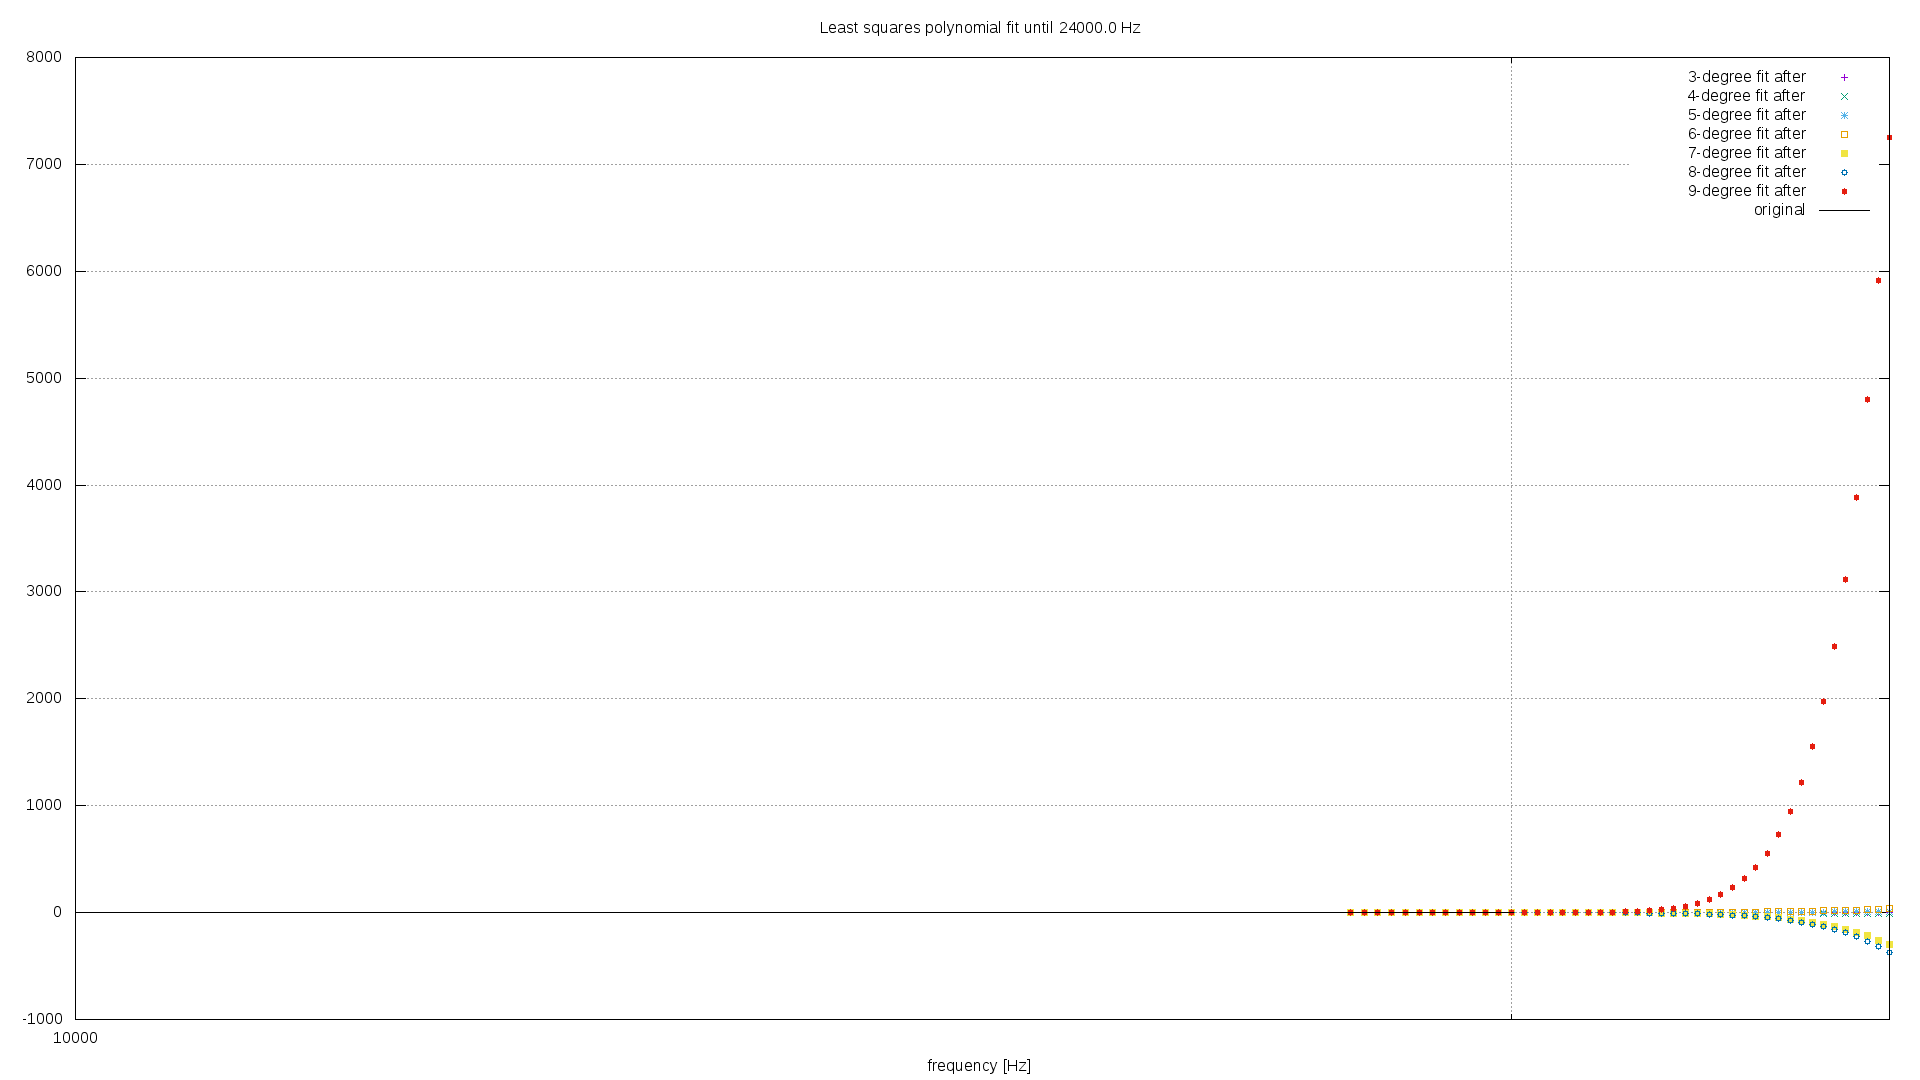

The script that saved this image:
set title "Least squares polynomial fit until 24000.0 Hz"
set term png size 1920,1080
set output "fit-after-7007184.png"
set logscale x
set xrange [10000:24000]
set xlabel "frequency [Hz]"
set grid ytics lt 1
set grid xtics lt 1
set grid mxtics lt 0
plot \
"fit-after-7007184-3.tsv" using 1:2 title "3-degree fit after", \
"fit-after-7007184-4.tsv" using 1:2 title "4-degree fit after", \
"fit-after-7007184-5.tsv" using 1:2 title "5-degree fit after", \
"fit-after-7007184-6.tsv" using 1:2 title "6-degree fit after", \
"fit-after-7007184-7.tsv" using 1:2 title "7-degree fit after", \
"fit-after-7007184-8.tsv" using 1:2 title "8-degree fit after", \
"fit-after-7007184-9.tsv" using 1:2 title "9-degree fit after", \
"../data/7007184.tsv" using 1:2 title "original" with lines
set title "Zoomed least squares polynomial fit until 16000.0 - 24000.0 Hz"
set output "fit-after-zoom-7007184.png"
set xrange [16000:24000]
set yrange [-6:2]
replot
